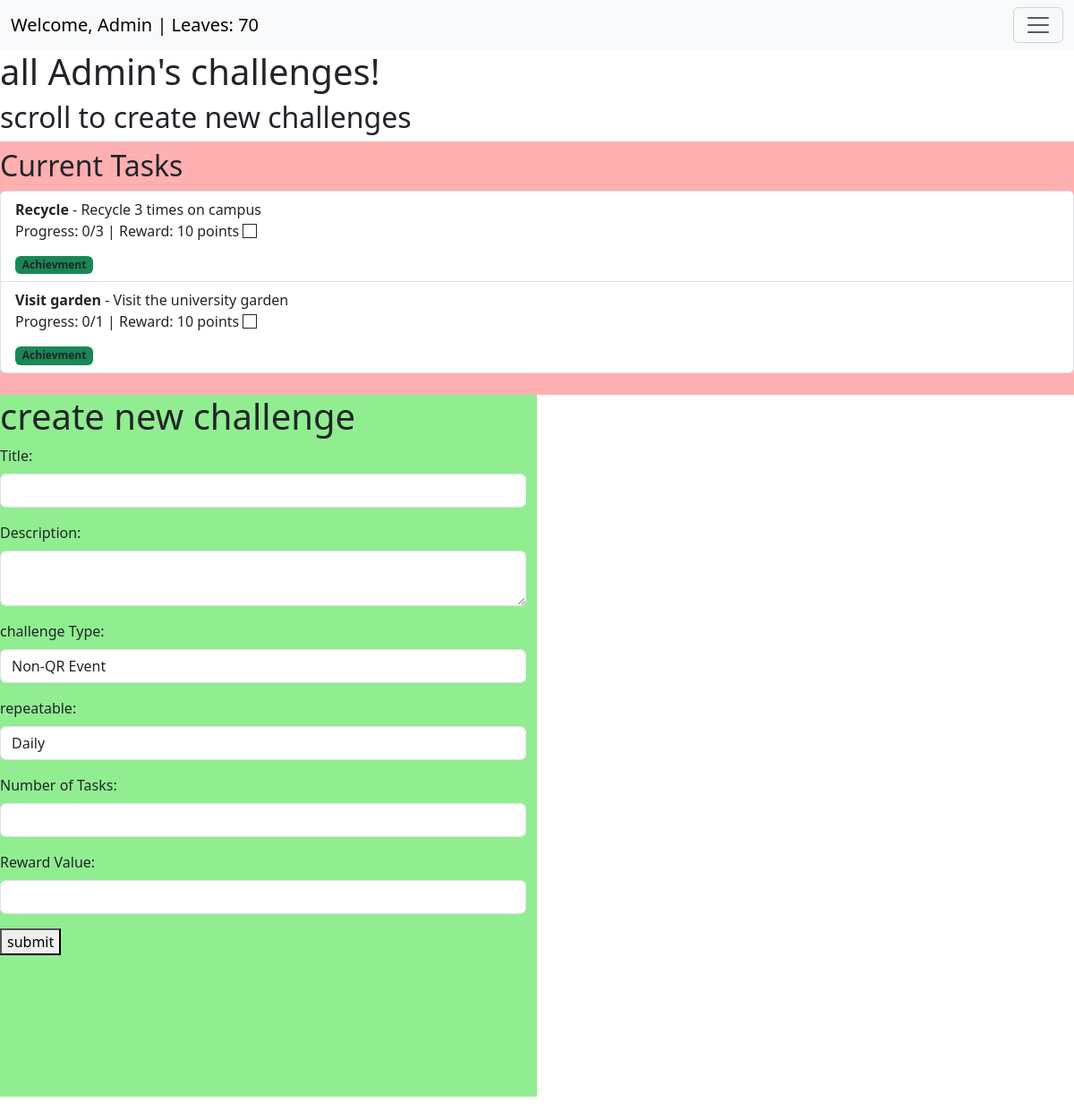
The page /allchallenges (signed in) on the database its author committed.
### user_management/models.py (models this page shows, shortened)
class CustomUser(AbstractUser):
    email = models.EmailField(null=True, blank=True) # TODO: Allows no email, potentially remove in sprint 2
    friends = models.ManyToManyField("self", symmetrical=True, blank=True)
    owned_plants = models.ManyToManyField("garden.Plant", related_name="owners")
    objects = CustomUserManager()

class UserStats(models.Model):
    user = models.OneToOneField(CustomUser, on_delete=models.CASCADE, related_name="stats")
    leaves = models.IntegerField(default=0)
    points = models.IntegerField(default=0)
    class Meta:
        verbose_name = "User Stats"
        verbose_name_plural = "User Stats"

### main/models.py (models this page shows, shortened)
class Challenge(models.Model):
    challengeId = models.AutoField(primary_key=True)  # Primary key for the challenge
    title = models.CharField(max_length=50)  # Title of the challenge
    desc = models.CharField(max_length=500)  # Description of the challenge
    noOfTasks = models.IntegerField()  # Number of tasks in the challenge
    rewardValue = models.IntegerField()  # Reward value for completing the challenge
    qrvalue = models.CharField(max_length=50, default=None, null=True, blank=True)
    QRImage = models.ImageField(upload_to="qr_codes/", default=None, null=True, blank=True)
    isQR = models.BooleanField(default=False)
    repeatable = models.BooleanField(default=False)

### main/views.py (the view, shortened to what this page needs)
# urls.py: path("allchallenges", views.my_challenges, name="allchallenges"),  # All challenges page
def my_challenges(request):
    user_challenge = ChallengeParticipants.objects.filter(username=request.user,status="incomplete")
    isGamekeeper = request.user.groups.filter(name="Game Keepers").exists()
    try:
        allchallenges= Challenge.objects.latest('challengeId')
    except:
        allchallenges = None
    challenge_in_progress = [
        {
            "title": challenge_participant.challengeId.title,
            "desc": challenge_participant.challengeId.desc,
            "rewardValue": challenge_participant.challengeId.rewardValue,
            "progress": challenge_participant.progress,
            "noOfTasks":challenge_participant.challengeId.noOfTasks,
            "status": challenge_participant.status,
            "qrvalue":challenge_participant.challengeId.qrvalue,
            "id": challenge_participant.challengeId.challengeId,
            "isQR": challenge_participant.challengeId.isQR,
            "repeatable": challenge_participant.challengeId.repeatable,
        }
        for challenge_participant in user_challenge
    ]
    return render(request, 'allchallenges.html', {
        'form':challengeForm(),
        'challenge_list': challenge_in_progress, 'isGamekeeper': isGamekeeper, 'challenges':allchallenges})

### main/models.py
class challengeForm(ModelForm):
    class Meta:
        model = Challenge
        fields = ['title', 'desc', 'noOfTasks', 'rewardValue', 'qrvalue']  # Fields to include in the form

### main/templates/allchallenges.html (shortened to what this page needs)
{% extends 'base.html' %}
{% load auth_extras %}
{% block content %}
{% if user.is_authenticated %}
    <h1> all {{ user.username }}'s challenges!</h1>
{% else %}
    <h1>you are not logged on</h1>
{% endif %}
{% if isGamekeeper %}
    <h2> scroll to create new challenges</h2>
{% endif %}
<div class="row">
  <div class="col-12 col-md-12" style="background-color: rgb(255, 176, 176)">
      <h2 class="mt-2">Current Tasks</h2>
      <ul class="list-group">
          {% for item in challenge_list %}
          <li class="list-group-item">
              <div>
                <strong>{{ item.title }}</strong> - {{ item.desc }}
                <p>Progress: {{ item.progress }}/{{ item.noOfTasks }} | Reward: {{ item.rewardValue }} points
                {% if item.isQR %}
                        <button class="form-check-input border border-dark" qr="{{item.qrvalue}}" id="button-{{item.id}}" onclick="startScanner({{item.id}})">
                        </button> </p>
                        <span class="badge bg-warning text-dark">QR Required</span>
                        <div id="reader-{{item.id}}-reader" style="width: 100%; max-width: 400px; margin: auto;"></div>
                {% else %}
                  <button class="remove-button form-check-input border border-dark"
                          qr="{{ item.qrvalue }}"
                          progress="{{ item.progress }}"
                          data-tasks="{{ item.noOfTasks }}"
                          data-id="{{ item.id }}"
                          data-points="{{ item.rewardValue }}">
                  </button> </p>
                  {% endif %}
                  {% if item.repeatable is False %}
                        <span class="badge bg-success text-dark">Achievment</span>
                {% endif %}
              </div>
          </li>
          {% empty %}
          <p>No challenges left</p>
          {% endfor %}
      </ul>
      <br>
  </div>
</div>
{% if isGamekeeper %}
<div class="row h-100">
    <div class="col-md-6 col-12 mb-3" style="background-color: lightgreen">
        <h1>create new challenge</h1>
        <form  method="POST">
            <div class="mb-3">
                <label for="title" class="form-label">Title:</label>
                <input type="text" name="title" class="form-control" required>
            </div>
            <div class="mb-3">
                <label for="desc" class="form-label">Description:</label>
                <textarea name="desc" class="form-control" required></textarea>
            </div>
            <div class="mb-3">
                <label for="qrCode" class="form-label"> challenge Type:</label>
                <select name="qrCode" id="qrCode" class="form-control" required>
                    <option value="non-qr">Non-QR Event</option>
                </select>
            </div>
            <div class="mb-3">
                <label for="repeatable" class="form-label"> repeatable:</label>
                <select name="repeatable" id="repeatable" class="form-control" required>
                    <option value="repeatable">Daily</option>
                </select>
            </div>
            <div class="mb-3">
                <label for="noOfTasks" class="form-label">Number of Tasks:</label>
                <input type="number" name="noOfTasks" id="noOfTasks" max="20" min="1" class="form-control" required>
            </div>
            <div class="mb-3">
                <label for="rewardValue" class="form-label">Reward Value:</label>
                <input type="number" name="rewardValue" class="form-control" max="1000" min="20" required>
            </div>
            <button type="submit" class="submit">submit</button>
        </form>
    </div>
</div>
{% endif %}
{% endblock %}

### main/templates/base.html (shortened to what this page needs)
<html lang="en">
<head>
    <link href="https://cdn.jsdelivr.net/npm/bootstrap@5.3.3/dist/css/bootstrap.min.css" rel="stylesheet">
</head>
<body>
<nav class="navbar navbar-light bg-light">
    <div class="container-fluid">
        <a class="navbar-brand me-auto" href="#">
            {% if user.is_authenticated %}
                Welcome, {{ user.username }} | Leaves: {{ user.stats.leaves }}
            {% else %}
                Guest
            {% endif %}
        </a>
        <button class="navbar-toggler" type="button" data-bs-toggle="collapse" data-bs-target="#navbarSupportedContent"
            aria-controls="navbarSupportedContent" aria-expanded="false" aria-label="Toggle navigation">
            <span class="navbar-toggler-icon"></span>
        </button>
    </div>
</nav>
{% block content %}
{% endblock %}
</body>
</html>

### rows shown on the page
CustomUser: username "Admin", stats.leaves "70"
Challenge: title "Recycle", desc "Recycle 3 times on campus", progress "0", noOfTasks "3", rewardValue "10"
Challenge: title "Visit garden", desc "Visit the university garden", progress "0", noOfTasks "1", rewardValue "10"
